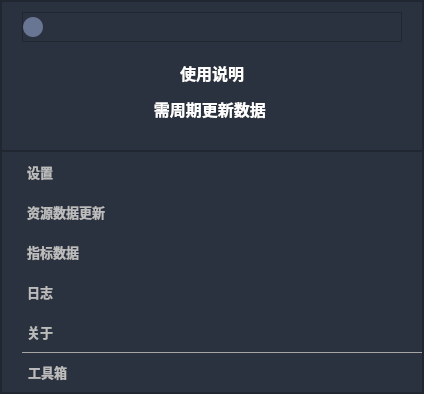
     <widget class="QFrame" name="sideBar">
      <property name="enabled">
       <bool>true</bool>
      </property>
      <property name="sizePolicy">
       <sizepolicy hsizetype="Preferred" vsizetype="Preferred">
        <horstretch>0</horstretch>
        <verstretch>0</verstretch>
       </sizepolicy>
      </property>
      <property name="minimumSize">
       <size>
        <width>0</width>
        <height>0</height>
       </size>
      </property>
      <property name="maximumSize">
       <size>
        <width>0</width>
        <height>1000</height>
       </size>
      </property>
      <property name="styleSheet">
       <string notr="true">background-color: #00000000;</string>
      </property>
      <property name="frameShape">
       <enum>QFrame::NoFrame</enum>
      </property>
      <property name="frameShadow">
       <enum>QFrame::Raised</enum>
      </property>
      <layout class="QHBoxLayout" name="horizontalLayout_9">
       <property name="leftMargin">
        <number>0</number>
       </property>
       <property name="topMargin">
        <number>0</number>
       </property>
       <property name="rightMargin">
        <number>0</number>
       </property>
       <property name="bottomMargin">
        <number>0</number>
       </property>
       <item>
        <widget class="QFrame" name="sideContainer">
         <property name="styleSheet">
          <string notr="true">background-color: rgb(43, 50, 63);</string>
         </property>
         <property name="frameShape">
          <enum>QFrame::StyledPanel</enum>
         </property>
         <property name="frameShadow">
          <enum>QFrame::Raised</enum>
         </property>
         <layout class="QVBoxLayout" name="verticalLayout_13">
          <property name="spacing">
           <number>0</number>
          </property>
          <property name="leftMargin">
           <number>0</number>
          </property>
          <property name="topMargin">
           <number>0</number>
          </property>
          <property name="rightMargin">
           <number>0</number>
          </property>
          <property name="bottomMargin">
           <number>0</number>
          </property>
          <item>
           <widget class="QFrame" name="inforTab">
            <property name="minimumSize">
             <size>
              <width>0</width>
              <height>150</height>
             </size>
            </property>
            <property name="maximumSize">
             <size>
              <width>16777215</width>
              <height>150</height>
             </size>
            </property>
            <property name="styleSheet">
             <string notr="true"/>
            </property>
            <property name="frameShape">
             <enum>QFrame::StyledPanel</enum>
            </property>
            <property name="frameShadow">
             <enum>QFrame::Raised</enum>
            </property>
            <layout class="QVBoxLayout" name="verticalLayout_14">
             <property name="spacing">
              <number>0</number>
             </property>
             <property name="leftMargin">
              <number>20</number>
             </property>
             <property name="topMargin">
              <number>10</number>
             </property>
             <property name="rightMargin">
              <number>20</number>
             </property>
             <property name="bottomMargin">
              <number>10</number>
             </property>
             <item>
              <widget class="QFrame" name="frame_13">
               <property name="minimumSize">
                <size>
                 <width>0</width>
                 <height>30</height>
                </size>
               </property>
               <property name="maximumSize">
                <size>
                 <width>16777215</width>
                 <height>30</height>
                </size>
               </property>
               <property name="styleSheet">
                <string notr="true"/>
               </property>
               <property name="frameShape">
                <enum>QFrame::StyledPanel</enum>
               </property>
               <property name="frameShadow">
                <enum>QFrame::Raised</enum>
               </property>
               <layout class="QHBoxLayout" name="horizontalLayout_10">
                <property name="spacing">
                 <number>0</number>
                </property>
                <property name="leftMargin">
                 <number>0</number>
                </property>
                <property name="topMargin">
                 <number>0</number>
                </property>
                <property name="rightMargin">
                 <number>0</number>
                </property>
                <property name="bottomMargin">
                 <number>0</number>
                </property>
                <item>
                 <widget class="QPushButton" name="sideClose">
                  <property name="minimumSize">
                   <size>
                    <width>20</width>
                    <height>20</height>
                   </size>
                  </property>
                  <property name="maximumSize">
                   <size>
                    <width>20</width>
                    <height>20</height>
                   </size>
                  </property>
                  <property name="styleSheet">
                   <string notr="true">QPushButton {
	border: none;
	border-radius: 10;
	background-color: rgb(104, 117, 147);
}

QPushButton:pressed {
	background-color: rgb(64, 71, 90);
}</string>
                  </property>
                  <property name="text">
                   <string/>
                  </property>
                  <property name="icon">
                   <iconset resource="resources.qrc">
                    <normaloff>:/icons/assets/close.svg</normaloff>:/icons/assets/close.svg</iconset>
                  </property>
                 </widget>
                </item>
                <item>
                 <spacer name="horizontalSpacer_11">
                  <property name="orientation">
                   <enum>Qt::Horizontal</enum>
                  </property>
                  <property name="sizeHint" stdset="0">
                   <size>
                    <width>301</width>
                    <height>20</height>
                   </size>
                  </property>
                 </spacer>
                </item>
               </layout>
              </widget>
             </item>
             <item>
              <widget class="QLabel" name="label_16">
               <property name="text">
                <string>&lt;html&gt;&lt;head/&gt;&lt;body&gt;&lt;p align=&quot;center&quot;&gt;&lt;span style=&quot; font-size:12pt; font-weight:700; color:#ffffff;&quot;&gt;使用说明&lt;/span&gt;&lt;/p&gt;&lt;p align=&quot;center&quot;&gt;&lt;span style=&quot; font-size:12pt; font-weight:700; color:#ffffff;&quot;&gt;需周期更新数据 &lt;/span&gt;&lt;/p&gt;&lt;/body&gt;&lt;/html&gt;</string>
               </property>
              </widget>
             </item>
            </layout>
           </widget>
          </item>
          <item>
           <widget class="QFrame" name="contentFrame">
            <property name="styleSheet">
             <string notr="true">padding-left: 20;</string>
            </property>
            <property name="frameShape">
             <enum>QFrame::StyledPanel</enum>
            </property>
            <property name="frameShadow">
             <enum>QFrame::Raised</enum>
            </property>
            <layout class="QVBoxLayout" name="verticalLayout_15">
             <property name="spacing">
              <number>0</number>
             </property>
             <property name="leftMargin">
              <number>0</number>
             </property>
             <property name="topMargin">
              <number>0</number>
             </property>
             <property name="rightMargin">
              <number>0</number>
             </property>
             <property name="bottomMargin">
              <number>0</number>
             </property>
             <item>
              <widget class="QPushButton" name="settingBtn">
               <property name="minimumSize">
                <size>
                 <width>320</width>
                 <height>40</height>
                </size>
               </property>
               <property name="maximumSize">
                <size>
                 <width>320</width>
                 <height>40</height>
                </size>
               </property>
               <property name="font">
                <font>
                 <pointsize>10</pointsize>
                 <bold>true</bold>
                </font>
               </property>
               <property name="styleSheet">
                <string notr="true">QPushButton {
	background-color: rgb(43, 50, 63);
	border-radius: 5;
	color: rgb(188, 188, 188);
	text-align: left;
	padding-left: 5;
	border: none;
}

QPushButton:hover {
	background-color: rgb(74, 80, 96);
}

QPushButton:pressed {
	background-color: rgb(34, 40, 50);
}</string>
               </property>
               <property name="text">
                <string>设置</string>
               </property>
               <property name="icon">
                <iconset resource="resources.qrc">
                 <normaloff>:/icons/assets/settings.svg</normaloff>:/icons/assets/settings.svg</iconset>
               </property>
               <property name="iconSize">
                <size>
                 <width>30</width>
                 <height>30</height>
                </size>
               </property>
              </widget>
             </item>
             <item>
              <widget class="QPushButton" name="updateBtn">
               <property name="minimumSize">
                <size>
                 <width>320</width>
                 <height>40</height>
                </size>
               </property>
               <property name="maximumSize">
                <size>
                 <width>320</width>
                 <height>40</height>
                </size>
               </property>
               <property name="font">
                <font>
                 <pointsize>10</pointsize>
                 <bold>true</bold>
                </font>
               </property>
               <property name="styleSheet">
                <string notr="true">QPushButton {
	background-color: rgb(43, 50, 63);
	border-radius: 5;
	color: rgb(188, 188, 188);
	text-align: left;
	padding-left: 5;
	border: none;
}

QPushButton:hover {
	background-color: rgb(74, 80, 96);
}

QPushButton:pressed {
	background-color: rgb(34, 40, 50);
}</string>
               </property>
               <property name="text">
                <string>资源数据更新</string>
               </property>
               <property name="icon">
                <iconset resource="resources.qrc">
                 <normaloff>:/icons/assets/document.svg</normaloff>:/icons/assets/document.svg</iconset>
               </property>
               <property name="iconSize">
                <size>
                 <width>30</width>
                 <height>30</height>
                </size>
               </property>
              </widget>
             </item>
             <item>
              <widget class="QPushButton" name="kpiBtn">
               <property name="minimumSize">
                <size>
                 <width>320</width>
                 <height>40</height>
                </size>
               </property>
               <property name="maximumSize">
                <size>
                 <width>320</width>
                 <height>40</height>
                </size>
               </property>
               <property name="font">
                <font>
                 <pointsize>10</pointsize>
                 <bold>true</bold>
                </font>
               </property>
               <property name="styleSheet">
                <string notr="true">QPushButton {
	background-color: rgb(43, 50, 63);
	border-radius: 5;
	color: rgb(188, 188, 188);
	text-align: left;
	padding-left: 5;
	border: none;
}

QPushButton:hover {
	background-color: rgb(74, 80, 96);
}

QPushButton:pressed {
	background-color: rgb(34, 40, 50);
}</string>
               </property>
               <property name="text">
                <string>指标数据</string>
               </property>
               <property name="icon">
                <iconset resource="resources.qrc">
                 <normaloff>:/icons/assets/graph.svg</normaloff>:/icons/assets/graph.svg</iconset>
               </property>
               <property name="iconSize">
                <size>
                 <width>30</width>
                 <height>30</height>
                </size>
               </property>
              </widget>
             </item>
             <item>
              <widget class="QPushButton" name="logBtn">
               <property name="minimumSize">
                <size>
                 <width>320</width>
                 <height>40</height>
                </size>
               </property>
               <property name="maximumSize">
                <size>
                 <width>320</width>
                 <height>40</height>
                </size>
               </property>
               <property name="font">
                <font>
                 <pointsize>10</pointsize>
                 <bold>true</bold>
                </font>
               </property>
               <property name="styleSheet">
                <string notr="true">QPushButton {
	background-color: rgb(43, 50, 63);
	border-radius: 5;
	color: rgb(188, 188, 188);
	text-align: left;
	padding-left: 5;
	border: none;
}

QPushButton:hover {
	background-color: rgb(74, 80, 96);
}

QPushButton:pressed {
	background-color: rgb(34, 40, 50);
}</string>
               </property>
               <property name="text">
                <string>日志</string>
               </property>
               <property name="icon">
                <iconset resource="resources.qrc">
                 <normaloff>:/icons/assets/help.svg</normaloff>:/icons/assets/help.svg</iconset>
               </property>
               <property name="iconSize">
                <size>
                 <width>30</width>
                 <height>30</height>
                </size>
               </property>
              </widget>
             </item>
             <item>
              <widget class="QPushButton" name="aboutBtn">
               <property name="minimumSize">
                <size>
                 <width>320</width>
                 <height>40</height>
                </size>
               </property>
               <property name="maximumSize">
                <size>
                 <width>320</width>
                 <height>40</height>
                </size>
               </property>
               <property name="font">
                <font>
                 <pointsize>10</pointsize>
                 <bold>true</bold>
                </font>
               </property>
               <property name="styleSheet">
                <string notr="true">QPushButton {
	background-color: rgb(43, 50, 63);
	border-radius: 5;
	color: rgb(188, 188, 188);
	text-align: left;
	padding-left: 5;
	border: none;
}

QPushButton:hover {
	background-color: rgb(74, 80, 96);
}

QPushButton:pressed {
	background-color: rgb(34, 40, 50);
}</string>
               </property>
               <property name="text">
                <string>关于</string>
               </property>
               <property name="icon">
                <iconset resource="resources.qrc">
                 <normaloff>:/icons/assets/about.svg</normaloff>:/icons/assets/about.svg</iconset>
               </property>
               <property name="iconSize">
                <size>
                 <width>30</width>
                 <height>30</height>
                </size>
               </property>
              </widget>
             </item>
             <item>
              <widget class="QPushButton" name="toolBtn">
               <property name="minimumSize">
                <size>
                 <width>400</width>
                 <height>40</height>
                </size>
               </property>
               <property name="maximumSize">
                <size>
                 <width>400</width>
                 <height>40</height>
                </size>
               </property>
               <property name="font">
                <font>
                 <pointsize>10</pointsize>
                 <bold>true</bold>
                </font>
               </property>
               <property name="styleSheet">
                <string notr="true">QPushButton {
	background-color: rgb(43, 50, 63);
	color: rgb(188, 188, 188);
	border-top: 1px solid rgb(165, 165, 165);
	text-align: left;
	padding-left: 5;
}

QPushButton:hover {
	background-color: rgb(74, 80, 96);
}

QPushButton:pressed {
	background-color: rgb(34, 40, 50);
}</string>
               </property>
               <property name="text">
                <string>工具箱</string>
               </property>
               <property name="iconSize">
                <size>
                 <width>30</width>
                 <height>30</height>
                </size>
               </property>
              </widget>
             </item>
            </layout>
           </widget>
          </item>
         </layout>
        </widget>
       </item>
      </layout>
     </widget>
